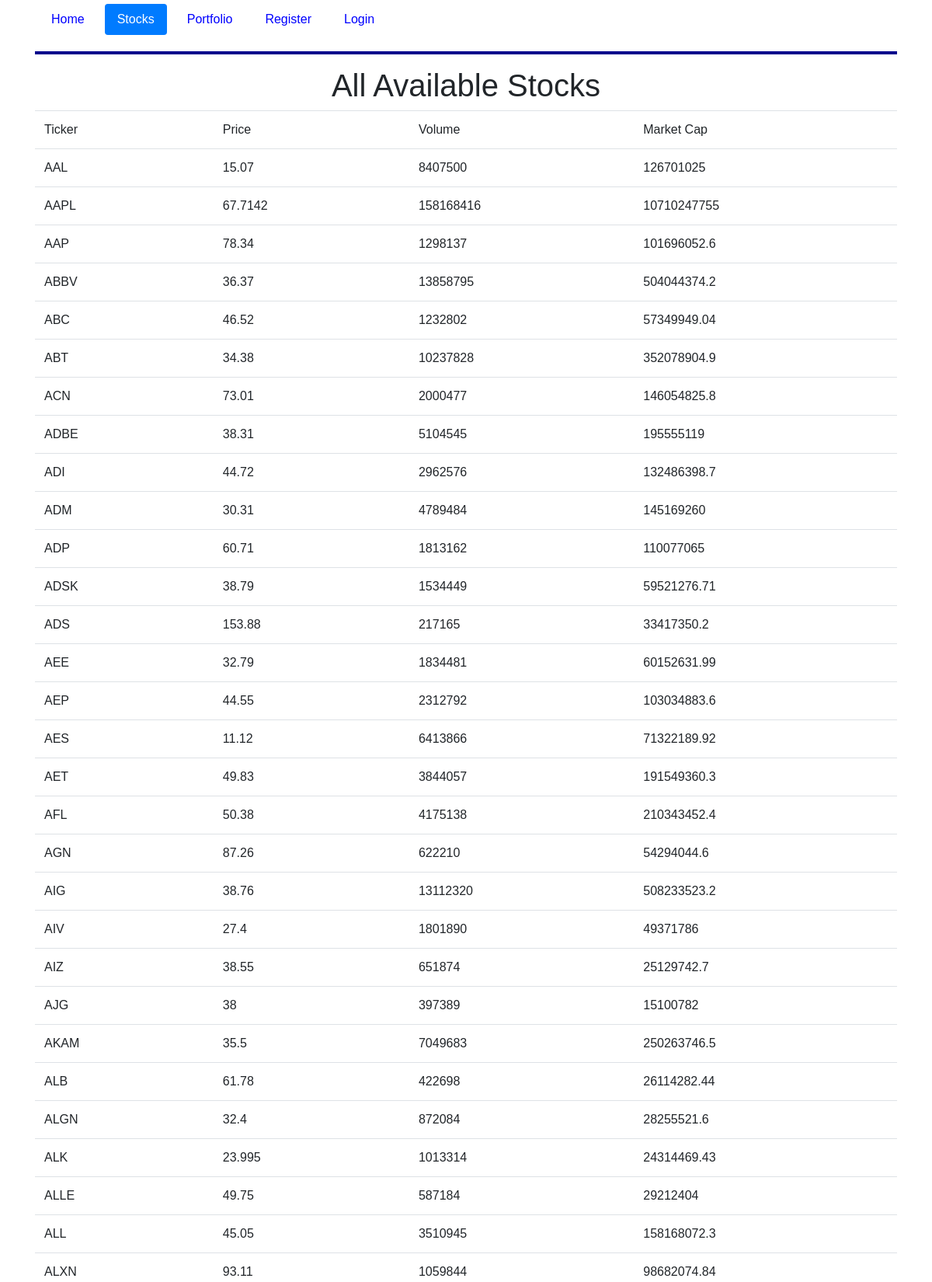
The app's page /stocks (upper part) with its own data.
### tables this page shows
CREATE TABLE stocks(
    s_ticker varchar(6) not null,
    s_price decimal(4,2) not null,
    s_volume decimal(10,0) not null,
    s_cap decimal(15,2) not null
);

### application/routes.py (the view, shortened to what this page needs)
@app.route("/stocks", methods=['POST', 'GET'])
def stocks():
    conn = db
    db.row_factory = sqlite3.Row
    cur = db.cursor()
    cur.execute("select * from stocks;")
    stock_rows = cur.fetchall()
    return render_template("stocks.html",stock_rows=stock_rows,stocks=True)

### application/routes.py (called while the page is built)
@app.teardown_appcontext
def close_connection(exception):
    db = getattr(g, '_database', None)
    if db is not None:
        db.close()

### application/templates/stocks.html (shortened to what this page needs)
{% extends "layout.html" %}
{% block content %}
    <div class="container">
        <div class="row">
            <div class="col-md-12 text-center">
                <h1>All Available Stocks</h1>
            </div>
        </div>
    </div>
    <table id="stockData" class="table table-stripped">
        <thead>
            <td>Ticker</td>
            <td>Price</td>
            <td>Volume</td>
            <td>Market Cap</td>
        </thead>
        {% for row in stock_rows %}
            <tr>
                <form action="" method="post">
                    <td><input type="hidden" name="ticker" value="{{ row["s_ticker"] }}"> {{ row["s_ticker"] }}</td>
                    <td>{{row["s_price"]}}</td>
                    <td>{{row["s_volume"]}}</td>
                    <td>{{row["s_cap"]}}</td>
            </tr>
        {% endfor %}
    </table>
{% endblock %}

### application/static/css/main.css (style rules this page uses)
* { box-sizing: border-box; }
*:before, *:after { box-sizing: border-box; }
html, body { font-family: Arial, Helvetica, sans-serif; height: 100%; position: relative; margin:0px; }

### records on screen
stocks: s_ticker "AAL", s_price "15.07", s_volume "8407500", s_cap "126701025"
stocks: s_ticker "AAPL", s_price "67.7142", s_volume "158168416", s_cap "10710247755"
stocks: s_ticker "AAP", s_price "78.34", s_volume "1298137", s_cap "101696052.6"
stocks: s_ticker "ABBV", s_price "36.37", s_volume "13858795", s_cap "504044374.2"
stocks: s_ticker "ABC", s_price "46.52", s_volume "1232802", s_cap "57349949.04"
stocks: s_ticker "ABT", s_price "34.38", s_volume "10237828", s_cap "352078904.9"
stocks: s_ticker "ACN", s_price "73.01", s_volume "2000477", s_cap "146054825.8"
stocks: s_ticker "ADBE", s_price "38.31", s_volume "5104545", s_cap "195555119"
stocks: s_ticker "ADI", s_price "44.72", s_volume "2962576", s_cap "132486398.7"
stocks: s_ticker "ADM", s_price "30.31", s_volume "4789484", s_cap "145169260"
stocks: s_ticker "ADP", s_price "60.71", s_volume "1813162", s_cap "110077065"
stocks: s_ticker "ADSK", s_price "38.79", s_volume "1534449", s_cap "59521276.71"
stocks: s_ticker "ADS", s_price "153.88", s_volume "217165", s_cap "33417350.2"
stocks: s_ticker "AEE", s_price "32.79", s_volume "1834481", s_cap "60152631.99"
stocks: s_ticker "AEP", s_price "44.55", s_volume "2312792", s_cap "103034883.6"
stocks: s_ticker "AES", s_price "11.12", s_volume "6413866", s_cap "71322189.92"
stocks: s_ticker "AET", s_price "49.83", s_volume "3844057", s_cap "191549360.3"
stocks: s_ticker "AFL", s_price "50.38", s_volume "4175138", s_cap "210343452.4"
stocks: s_ticker "AGN", s_price "87.26", s_volume "622210", s_cap "54294044.6"
stocks: s_ticker "AIG", s_price "38.76", s_volume "13112320", s_cap "508233523.2"
stocks: s_ticker "AIV", s_price "27.4", s_volume "1801890", s_cap "49371786"
stocks: s_ticker "AIZ", s_price "38.55", s_volume "651874", s_cap "25129742.7"
stocks: s_ticker "AJG", s_price "38", s_volume "397389", s_cap "15100782"
stocks: s_ticker "AKAM", s_price "35.5", s_volume "7049683", s_cap "250263746.5"
stocks: s_ticker "ALB", s_price "61.78", s_volume "422698", s_cap "26114282.44"
stocks: s_ticker "ALGN", s_price "32.4", s_volume "872084", s_cap "28255521.6"
stocks: s_ticker "ALK", s_price "23.995", s_volume "1013314", s_cap "24314469.43"
stocks: s_ticker "ALLE", s_price "49.75", s_volume "587184", s_cap "29212404"
stocks: s_ticker "ALL", s_price "45.05", s_volume "3510945", s_cap "158168072.3"
stocks: s_ticker "ALXN", s_price "93.11", s_volume "1059844", s_cap "98682074.84"
